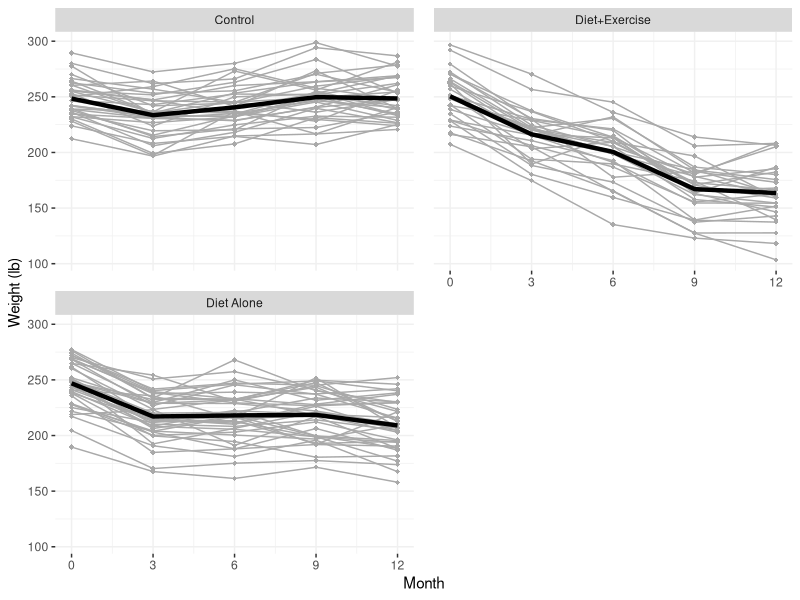

Recreate this plot in R.
#########################################################################
#
#   Weightloss data - three weightloss programs
#
#   1 = Control
#   2 = Diet + Exercise
#   3 = Diet Alone
#
#   Make spaghetti plots
#
#########################################################################

#  Read in the data -- they are in the form of one record per individual
#  aka the "wide" format

thedat.wide <- read.table("weightloss.dat",row.names=NULL)
colnames(thedat.wide) <- c("id","month0","month1","month2","month3","month4","program")

#  Total number of individuals

m <- nrow(thedat.wide)

#  Reconfigure as one observation per record ("long" format) and sort
#  in id order

thedat.long <- reshape(thedat.wide,varying=c("month0","month1","month2","month3","month4"),
            v.names="weight",idvar="id",times=c(0,3,6,9,12),timevar="month",direction="long")

thedat <- thedat.long[order(thedat.long$id),]

#########################################################################
#
#   Make separate plots by treatment group
#
#########################################################################

library(ggplot2)

#   Make the treatment and id variables factors for use with ggplot 

thedat <- within(thedat, {  id <- factor(id)
    program <- factor(program,levels=1:3,labels=c("Control","Diet+Exercise","Diet Alone"))
})

#   First create the basic plot object

pp <- ggplot(thedat,aes(x=month,y=weight,group=id)) +
    theme(panel.background = element_rect(fill = "white"),
    panel.grid.major = element_line(colour = "gray94"),
    panel.grid.minor = element_line(colour = "gray94"),
    panel.spacing=unit(1, "lines")) +scale_x_continuous(breaks=seq(0,12,3))

#########################################################################
#
#   Now add features to the basic plot object
#
#   facet_wrap makes separate plots for each level of the factor program
#   and labels them as specified for the factor program above
#
#   geom_line() creates the spaghetti connecting the points for each 
#   subject -- by default solid lines are used
#
#   geom_point() adds plotting symbols - shape=18 specifies the diamond
#   shape; the default is solid circles
#
#   geom_smooth with the "group=1" aesthetic creates a loess smooth
#   through all data for each treatment (specified by facet_wrap)
#
#   the axes are labeled in the obvious way
#
#######################################################################

pdf("weightloss_byprogram.pdf",width=8)
qq <- pp +  geom_line(color='dark gray') + geom_point(shape=18,color='dark gray') +
#    geom_smooth(aes(group = 1),method="loess",color="black",se=FALSE)
     stat_summary(aes(group = 1),geom = "line", fun.y = mean, size = 1.5) +                       
     facet_wrap(~ program, ncol=2) + xlab("Month") + ylab("Weight (lb)")
    print(qq)
dev.off()


